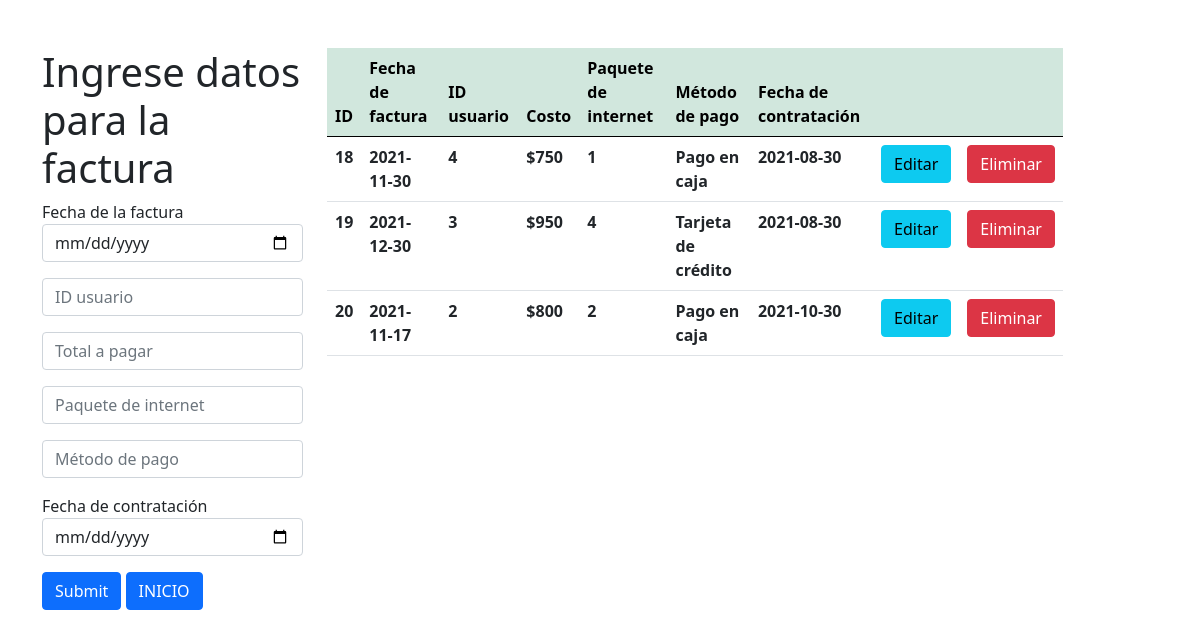
Page /crud_factura/factura.php on the committed database.
### tables this page shows
CREATE TABLE `factura` (
  `id_factura` int(50) NOT NULL,
  `fecha_factura` date NOT NULL,
  `id_usuarioFactura` int(50) NOT NULL,
  `costo` varchar(50) NOT NULL,
  `paquete_internet` int(50) NOT NULL,
  `metodo_pago` varchar(50) NOT NULL,
  `fecha_contratacion` date NOT NULL
);

### crud_factura/factura.php (the view, shortened to what this page needs)
<?php
    $con = conectar();
    $sql = "SELECT * FROM factura";
    $query = mysqli_query($con, $sql);
?>
<!DOCTYPE html>
<html lang="en">
<head>
    <link href="css/style.css" rel="stylesheet">
    <link href="https://cdn.jsdelivr.net/npm/bootstrap@5.0.0-beta1/dist/css/bootstrap.min.css" rel="stylesheet">
</head>
    <body>
        <div class="container mt-5">
            <div class="row">
                <div class="col-md-3">
                    <h1>Ingrese datos para la factura</h1>
                    <form action="insertar.php" method="POST">
                        <label for="">Fecha de la factura</label>
                        <input type="date" class="form-control mb-3" name="fecha_factura" placeholder="Fecha de la Factura">
                        <input type="text" class="form-control mb-3" name="id_usuarioFactura" placeholder="ID usuario">
                        <input type="text" class="form-control mb-3" name="costo" placeholder="Total a pagar">
                        <input type="text" class="form-control mb-3" name="paquete_internet" placeholder="Paquete de internet">
                        <input type="text" class="form-control mb-3" name="metodo_pago" placeholder="Método de pago">
                        <label for="">Fecha de contratación</label>
                        <input type="date" class="form-control mb-3" name="fecha_contratacion" placeholder="Fecha de contratación">
                        <input type="submit" class="btn btn-primary">
                        <a href="../index.php" class="btn btn-primary">INICIO</a>
                    </form>
                </div>
                <div class="col-md-8">
                    <table class="table">
                        <thead class="table-success table-striped">
                            <tr>
                                <th>ID</th>
                                <th>Fecha de factura</th>
                                <th>ID usuario</th>
                                <th>Costo</th>
                                <th>Paquete de internet</th>
                                <th>Método de pago</th>
                                <th>Fecha de contratación</th>
                                <th></th>
                                <th></th>
                            </tr>
                        </thead>
                        <tbody>
                            <?php
                                while ($row = mysqli_fetch_array($query)) {
                                    ?>
                                        <tr>
                                            <th><?php echo $row['id_factura'] ?></th>
                                            <th><?php echo $row['fecha_factura'] ?></th>
                                            <th><?php echo $row['id_usuarioFactura'] ?></th>
                                            <th><?php echo $row['costo'] ?></th>
                                            <th><?php echo $row['paquete_internet'] ?></th>
                                            <th><?php echo $row['metodo_pago'] ?></th>
                                            <th><?php echo $row['fecha_contratacion'] ?></th>
                                            <th><a href="actualizar.php?id=<?php echo $row['id_factura'] ?>" class="btn btn-info">Editar</a></th>
                                            <th><a href="delete.php?id=<?php echo $row['id_factura'] ?>" class="btn btn-danger">Eliminar</a></th>
                                        </tr>
                                    <?php
                                }
                            ?>
                        </tbody>
                    </table>
                </div>
            </div>
        </div>
    </body>
</html>

### style.css (style rules this page uses)
* { -webkit-box-sizing: border-box; -moz-box-sizing: border-box; box-sizing: border-box; margin:0px; padding:0px; }
body { background:#f2f2f2; color:#333; font-family:Arial, helvetica, sans-serif; }
a { text-decoration: none; color:#F24C27; }

### rows in the picture
factura: id_factura "18", fecha_factura "2021-11-30", id_usuarioFactura "4", costo "$750", paquete_internet "1", metodo_pago "Pago en caja", fecha_contratacion "2021-08-30"
factura: id_factura "19", fecha_factura "2021-12-30", id_usuarioFactura "3", costo "$950", paquete_internet "4", metodo_pago "Tarjeta de crédito", fecha_contratacion "2021-08-30"
factura: id_factura "20", fecha_factura "2021-11-17", id_usuarioFactura "2", costo "$800", paquete_internet "2", metodo_pago "Pago en caja", fecha_contratacion "2021-10-30"
